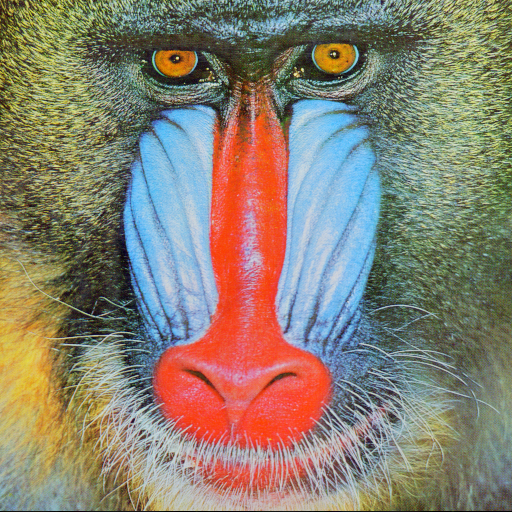
#> input picture Introduction computer vision/Week 2/Data/barbara.png, 512 x 512 px, found by its file name
$ jupyter execute --allow-errors 2.2.1_basic_image_manipulation_PIL.ipynb
#> lines starting #> are read from the running program, lines starting #| are printed output that depends on the picture
<p style="text-align:center">
    <a href="https://skills.network/?utm_medium=Exinfluencer&utm_source=Exinfluencer&utm_content=000026UJ&utm_term=10006555&utm_id=NA-SkillsNetwork-Channel-SkillsNetworkCoursesIBMDeveloperSkillsNetworkCV0101ENCoursera872-2022-01-01" target="_blank">

    </a>
</p>

**<h1> Manipulating Images </h1>**

Estimated time needed: **60** minutes

<h2>Objectives</h2>

In this lab, you will learn how to manipulate images, both as arrays and PIL image objects. You will learn how to copy an image to avoid aliasing. We will cover flipping images and cropping images. You will also learn to change pixel images; this will allow you to draw shapes, write text and superimpose images over other images.

<ul>
    <li><a href='#MI'>Manipulating Images </a>
        <ul>
            <li>Copying Images  </li>
            <li>Fliping Images </li>
            <li>Cropping an Image </li>
            <li>Changing Specific Image Pixels </li>


</ul>

----

Download the images for the lab:

[cell 1]
import os
import requests

# Create a directory for storing data if it doesn't exist
data_folder = "Data"
if not os.path.exists(data_folder):
    os.makedirs(data_folder)

# Define the URLs and file names
urls = [
    ("https://cf-courses-data.s3.us.cloud-object-storage.appdomain.cloud/IBMDeveloperSkillsNetwork-CV0101EN-SkillsNetwork/images%20/images_part_1/lenna.png", "lenna.png"),
    ("https://cf-courses-data.s3.us.cloud-object-storage.appdomain.cloud/IBMDeveloperSkillsNetwork-CV0101EN-SkillsNetwork/images%20/images_part_1/baboon.png", "baboon.png"),
    ("https://cf-courses-data.s3.us.cloud-object-storage.appdomain.cloud/IBMDeveloperSkillsNetwork-CV0101EN-SkillsNetwork/images%20/images_part_1/barbara.png", "barbara.png")
]

# Download files
for url, filename in urls:
    response = requests.get(url)
    with open(os.path.join(data_folder, filename), "wb") as f:
        f.write(response.content)
        print(f"Downloaded {filename}")

We will be using these imported functions in the lab:

[cell 2]
import matplotlib.pyplot as plt
from PIL import Image
import numpy as np

## Copying Images

If you want to reassign an array to another variable, you should use the `copy` method.

[cell 3]
baboon = np.array(Image.open('Data/baboon.png'))
#> baboon is the input picture: shape (512, 512, 3); mean R, G, B 137.4, 128.9, 113.1
plt.figure(figsize=(5,5))
plt.imshow(baboon )
plt.show()

If we do not apply the method `copy()`, the two variables would point to the same location in memory:

[cell 4]
A = baboon

We use the  `id`  function to find a variable's memory address; we see the objects in the memory space which the variables `A` and `baboon` point to are the same.

[cell 5]
id(A) == id(baboon)
#> Out = True

However, if we apply method `copy()`, their memory addresses are different.

[cell 6]
B = baboon.copy()
id(B)==id(baboon)
#> Out = False

There may be unexpected behaviours when two variables point to the same object in memory. Consider the array `baboon`. If we set all its entries to zero, all entires in `A` will become zero as well. However, as `baboon` and `B` points to different objects, the values in `B` will not be affected.

[cell 7]
baboon[:,:,] = 0
#> baboon: shape (512, 512, 3); every value is 0

We can compare the variables <code>baboon</code> and array <code>A</code>:

[cell 8]
plt.figure(figsize=(10,10))
plt.subplot(121)
plt.imshow(baboon)
plt.title("baboon")
plt.subplot(122)
plt.imshow(A)
plt.title("array A")
plt.show()
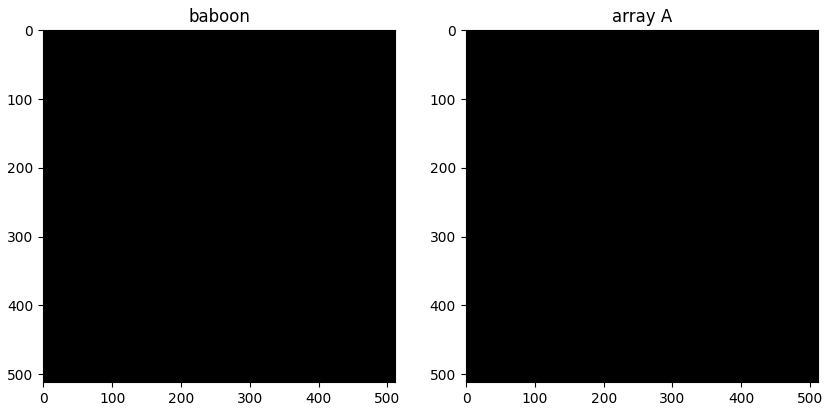
#> figure drawn by matplotlib, 2 panels

We see they are the same. This behaviour is called aliasing. Aliasing happens whenever one variable's value is assigned to another variable. Variables are references to values on the memory.

We can also compare <code>baboon</code> and array <code>B</code>:

[cell 9]
plt.figure(figsize=(10,10))
plt.subplot(121)
plt.imshow(baboon)
plt.title("baboon")
plt.subplot(122)
plt.imshow(B)
plt.title("array B")
plt.show()
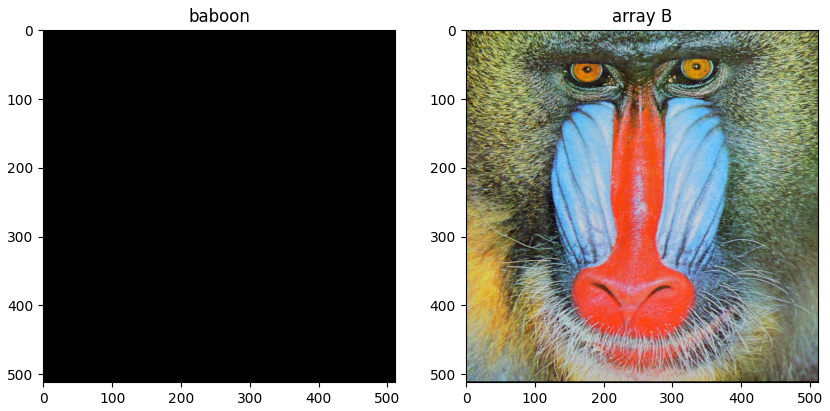
#> figure drawn by matplotlib, 2 panels
